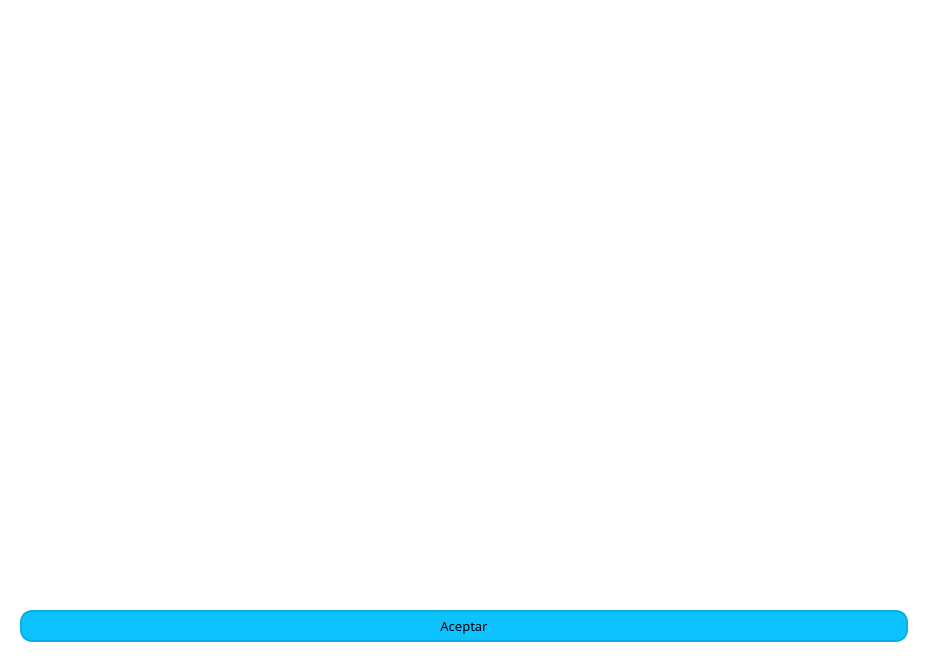
<?xml version="1.0" encoding="UTF-8"?>
<ui version="4.0">
 <class>Form</class>
 <widget class="QWidget" name="Form">
  <property name="geometry">
   <rect>
    <x>0</x>
    <y>0</y>
    <width>928</width>
    <height>662</height>
   </rect>
  </property>
  <property name="minimumSize">
   <size>
    <width>928</width>
    <height>662</height>
   </size>
  </property>
  <property name="maximumSize">
   <size>
    <width>16777215</width>
    <height>16777215</height>
   </size>
  </property>
  <property name="windowTitle">
   <string>Form</string>
  </property>
  <property name="styleSheet">
   <string notr="true">QFrame {
	background-color: rgb(255, 255, 255);
}

QSlider::groove:horizontal {
    border: 1px solid;
	border-color: rgb(17, 0, 255);
    height: 10px;
    margin: 0px;
}

QSlider::handle:horizontal {
    background-color: rgb(11, 175, 225);
    border: 1px solid;
	border-color: rgb(11, 175, 225);
    height: px;
    width: 8px;
	margin: -15px 0px;
}

QWidget {
	font: 57 10pt Manrope medium;
	background-color: rgb(255, 255, 255);
}

QFrame {
	border-radius: none;
}

QPushButton {
	padding: 5px;
	border-width: 2px;
	border-style: solid;
	border-color: rgb(11, 173, 226);
	background-color: rgb(13, 195, 255);
	border-radius: 12px;
}

QPushButton:hover {
	background-color: rgb(11, 173, 226);
}

QPushButton:pressed {
	border-color: (9, 146, 191);
	background-color:rgb(9, 146, 191);
}

QScrollBar:vertical {
	border: none;
	background-color: rgb(205, 205, 205);
	width: 14px;
	margin: 15px 0 15px 0;
	border-radius: 0x;
}

QScrollBar::handle:vertical {
	background-color: rgb(205, 205, 205);
	border-radius: 7px;
}

QScrollBar::handle:vertical:hover {
	background-color: rgb(7, 119, 156)
}

QScrollBar::handle:vertical:pressed {
	background-color: rgb(9, 139, 182);
}

/* TOP BUTTON*/

QScrollBar::sub-line:vertical {
	border: none;
	background-color: rgb(7, 119, 156);
	height: 15px;
	border-top-left-radius: 7px;
	border-top-right-radius: 7px;
	subcontrol-position: top;
	subcontrol-origin: margin;
}

QScrollBar::sub-line:vertical:hover {
	background-color: rgb(205, 205, 205);
}

QScrollBar::sub-line:vertical:pressed {
	background-color: rgb(11, 170, 223);
}

/*BOTTOM BUTTON*/

QScrollBar::add-line:vertical {
	border: none;
	background-color: rgb(7, 119, 156);
	height: 15px;
	border-bottom-left-radius: 7px;
	border-bottom-right-radius: 7px;
	subcontrol-position: bottom;
	subcontrol-origin: margin;
}

QScrollBar::add-line:vertical:hover {
	background-color: rgb(205, 205, 205);
}

QScrollBar::add-line:vertical:pressed {
	background-color: rgb(11, 170, 223);
}

/*RESET ARROWS*/

QScrollBar::up-arrow:vertical, QScrollBar::down-arrow:vertical {
	background-color: none;
}

QScrollBar::add-page:vertical, QScrollBar::sub-page:vertical {
	background-color: none;
}
</string>
  </property>
  <layout class="QHBoxLayout" name="horizontalLayout">
   <item>
    <widget class="QFrame" name="frame">
     <property name="styleSheet">
      <string notr="true">QLabel {
	font-size: 20px;
}
</string>
     </property>
     <property name="frameShape">
      <enum>QFrame::StyledPanel</enum>
     </property>
     <property name="frameShadow">
      <enum>QFrame::Raised</enum>
     </property>
     <layout class="QVBoxLayout" name="verticalLayout_2">
      <item>
       <widget class="QScrollArea" name="scrollArea">
        <property name="widgetResizable">
         <bool>true</bool>
        </property>
        <widget class="QWidget" name="scrollAreaWidgetContents">
         <property name="geometry">
          <rect>
           <x>0</x>
           <y>0</y>
           <width>892</width>
           <height>587</height>
          </rect>
         </property>
         <layout class="QVBoxLayout" name="verticalLayout">
          <item>
           <layout class="QGridLayout" name="fieldsGridLayout">
            <property name="horizontalSpacing">
             <number>0</number>
            </property>
            <property name="verticalSpacing">
             <number>4</number>
            </property>
           </layout>
          </item>
         </layout>
        </widget>
       </widget>
      </item>
      <item>
       <widget class="QPushButton" name="applyRangesButton">
        <property name="text">
         <string>Aceptar</string>
        </property>
       </widget>
      </item>
     </layout>
    </widget>
   </item>
  </layout>
 </widget>
 <resources/>
 <connections/>
</ui>
